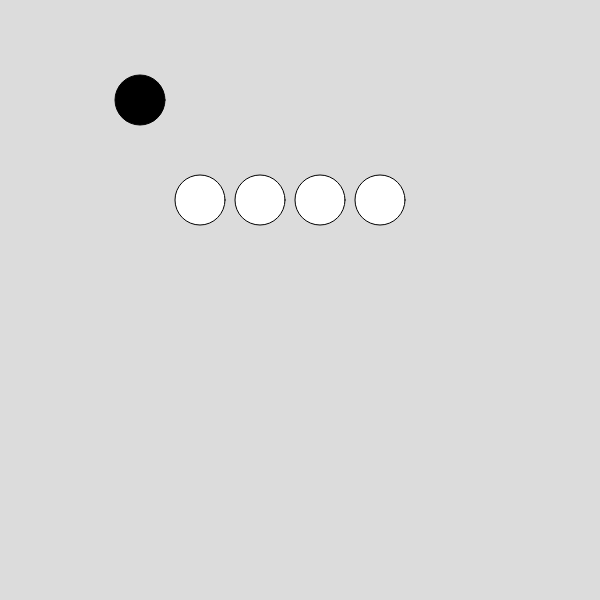
Frame 1 (no input)
Frame 60 (no input): identical to frame 1, image omitted
Frame 120 (the mouse pressed at the canvas centre since frame 60): identical to frame 1, image omitted

The p5.js sketch that drew this single still picture (run headless with seeded random() and noise() and a simulated clock; from frame 60 on, the mouse is pressed at the canvas centre):

// p5.js sketch
// ── sketch.js
function setup() {
    createCanvas(600, 600);
}

function draw() {
    background(220);
    fill(255, 255, 255); // Culoarea alb
    ellipse(200, 200, 50); // Desenează o bilă la coordonatele (200, 200) cu diametrul 50 
    ellipse(260, 200, 50);
    ellipse(320, 200, 50);
    ellipse(380, 200, 50);
    fill(0, 0, 0);//culoarea negru
    ellipse(140, 100, 50);

}
